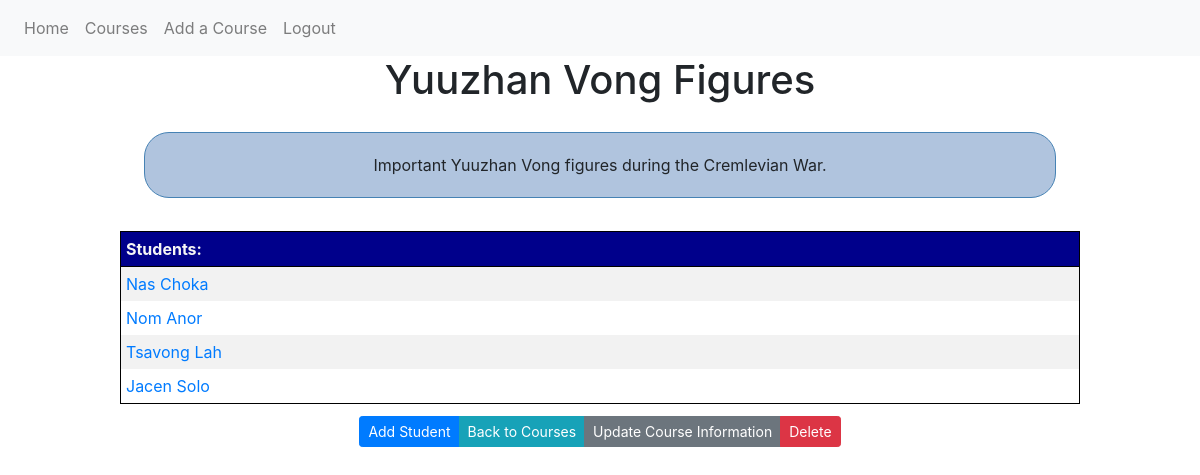
Before: /course/1 (signed in) with the older database file.
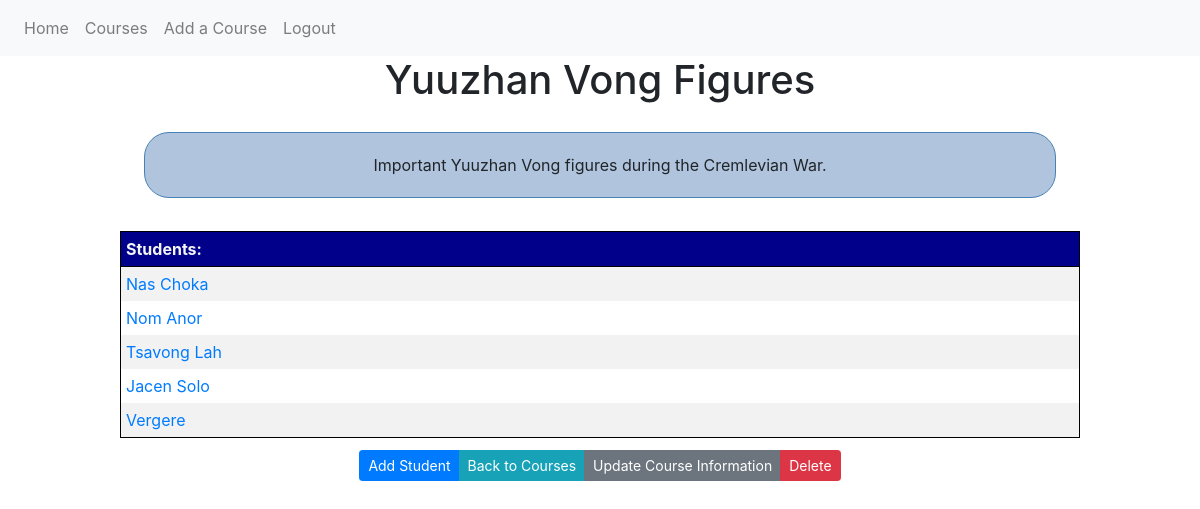
After: the same page with the newer database file.
### guide_and_teach/models.py (models this page shows, shortened)
class Student(db.Model):
    id = db.Column(db.Integer, primary_key=True)
    user_id = db.Column(db.Integer, db.ForeignKey('user.id'))
    course_id = db.Column(db.Integer, db.ForeignKey('course.id'))
    student_name = db.Column(db.String(50))
    teacher = db.relationship('User', backref="user")
    courses = db.relationship('Course', backref="course")
    grade = db.relationship('Grade', backref="student", lazy=True)

### guide_and_teach/routes.py (the view)
@app.route('/course/<int:course_id>', methods=['GET','POST'])
@login_required
def single_course(course_id):
    course = Course.query.get_or_404(course_id)
    if course.user != current_user:
        abort(403)
    students = Student.query.all()
    return render_template('single_course.html', title='Course', course=course, students=students)

### guide_and_teach/models.py (called while the page is built)
@login_manager.user_loader
def load_user(user_id):
    return User.query.get(int(user_id))

### guide_and_teach/templates/single_course.html (shortened to what this page needs)
{% extends "layout.html" %}
{% block content %}
        <article>
            <h1>{{ course.course_title }}</h1>
            <div class="about"><div class="course_desc"><p>{{ course.course_desc }}</p></div></div>
            <table class="table-striped">
                <thead>
                    <tr>
                        <td><strong>Students:</strong></td>
                    </tr>
                </thead>
                <tbody>
                    {% for student in students %}
                    {% if student.course == course %}
                    <tr>
                        <td><a href="{{ url_for('single_student', student_id=student.id, course_id=course.id) }}">{{ student.student_name }}</a></td>
                    </tr>
                    {% endif %}
                    {% endfor %}
                </tbody>
            </table>
            {% if course.user == current_user %}
            <div class="ralph">
            <div class="btn-group btn-group ml-4 mr-4" role="group">
                <a class="btn btn-primary btn-sm mt-1 mb-1" href="{{ url_for('add_student', course_id=course.id) }}">Add Student</a>
                <a class="btn btn-info btn-sm mt-1 mb-1" href="{{ url_for('course_home') }}">Back to Courses</a>
                <a class="btn btn-secondary btn-sm mt-1 mb-1" href="{{ url_for('update_course', course_id=course.id)}}">Update Course Information</a>
                <button type="button" class="btn btn-danger btn-sm mt-1 mb-1" data-toggle="modal" data-target="#deleteModal">Delete</button>
            </div>
            </div>
            {% endif %}
        </article>
{% endblock content %}

Changed rows visible on the page:
added Student: student_name "Vergere"
